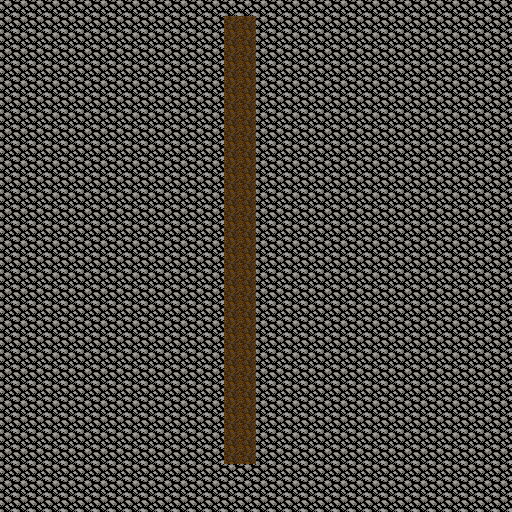

Rendered tile map (Tiled .tmx) drawn with the repository's tilesets; below, a short description and the full map source, tile grids included:
An orthogonal 32x32 tile map with 16x16 px tiles, 2 tile layers (base, walls) and 2 objects (player, door).

<map version="1.2" tiledversion="1.2.3" orientation="orthogonal" renderorder="right-down" width="32" height="32" tilewidth="16" tileheight="16" infinite="0" nextlayerid="4" nextobjectid="4">
 <tileset firstgid="1" name="addableTiles" tilewidth="16" tileheight="16" tilecount="62" columns="62">
  <image source="../images/tiles/addableTiles.png" trans="ffffff" width="992" height="16" />
 </tileset>
 <layer id="1" name="base" width="32" height="32">
  <data encoding="csv">
3,3,3,3,3,3,3,3,3,3,3,3,3,3,3,3,3,3,3,3,3,3,3,3,3,3,3,3,3,3,3,3,
3,3,3,3,3,3,3,3,3,3,3,3,3,3,3,3,3,3,3,3,3,3,3,3,3,3,3,3,3,3,3,3,
3,3,3,3,3,3,3,3,3,3,3,3,3,3,3,3,3,3,3,3,3,3,3,3,3,3,3,3,3,3,3,3,
3,3,3,3,3,3,3,3,3,3,3,3,3,3,3,3,3,3,3,3,3,3,3,3,3,3,3,3,3,3,3,3,
3,3,3,3,3,3,3,3,3,3,3,3,3,3,3,3,3,3,3,3,3,3,3,3,3,3,3,3,3,3,3,3,
3,3,3,3,3,3,3,3,3,3,3,3,3,3,3,3,3,3,3,3,3,3,3,3,3,3,3,3,3,3,3,3,
3,3,3,3,3,3,3,3,3,3,3,3,3,3,3,3,3,3,3,3,3,3,3,3,3,3,3,3,3,3,3,3,
3,3,3,3,3,3,3,3,3,3,3,3,3,3,3,3,3,3,3,3,3,3,3,3,3,3,3,3,3,3,3,3,
3,3,3,3,3,3,3,3,3,3,3,3,3,3,3,3,3,3,3,3,3,3,3,3,3,3,3,3,3,3,3,3,
3,3,3,3,3,3,3,3,3,3,3,3,3,3,3,3,3,3,3,3,3,3,3,3,3,3,3,3,3,3,3,3,
3,3,3,3,3,3,3,3,3,3,3,3,3,3,3,3,3,3,3,3,3,3,3,3,3,3,3,3,3,3,3,3,
3,3,3,3,3,3,3,3,3,3,3,3,3,3,3,3,3,3,3,3,3,3,3,3,3,3,3,3,3,3,3,3,
3,3,3,3,3,3,3,3,3,3,3,3,3,3,3,3,3,3,3,3,3,3,3,3,3,3,3,3,3,3,3,3,
3,3,3,3,3,3,3,3,3,3,3,3,3,3,3,3,3,3,3,3,3,3,3,3,3,3,3,3,3,3,3,3,
3,3,3,3,3,3,3,3,3,3,3,3,3,3,3,3,3,3,3,3,3,3,3,3,3,3,3,3,3,3,3,3,
3,3,3,3,3,3,3,3,3,3,3,3,3,3,3,3,3,3,3,3,3,3,3,3,3,3,3,3,3,3,3,3,
3,3,3,3,3,3,3,3,3,3,3,3,3,3,3,3,3,3,3,3,3,3,3,3,3,3,3,3,3,3,3,3,
3,3,3,3,3,3,3,3,3,3,3,3,3,3,3,3,3,3,3,3,3,3,3,3,3,3,3,3,3,3,3,3,
3,3,3,3,3,3,3,3,3,3,3,3,3,3,3,3,3,3,3,3,3,3,3,3,3,3,3,3,3,3,3,3,
3,3,3,3,3,3,3,3,3,3,3,3,3,3,3,3,3,3,3,3,3,3,3,3,3,3,3,3,3,3,3,3,
3,3,3,3,3,3,3,3,3,3,3,3,3,3,3,3,3,3,3,3,3,3,3,3,3,3,3,3,3,3,3,3,
3,3,3,3,3,3,3,3,3,3,3,3,3,3,3,3,3,3,3,3,3,3,3,3,3,3,3,3,3,3,3,3,
3,3,3,3,3,3,3,3,3,3,3,3,3,3,3,3,3,3,3,3,3,3,3,3,3,3,3,3,3,3,3,3,
3,3,3,3,3,3,3,3,3,3,3,3,3,3,3,3,3,3,3,3,3,3,3,3,3,3,3,3,3,3,3,3,
3,3,3,3,3,3,3,3,3,3,3,3,3,3,3,3,3,3,3,3,3,3,3,3,3,3,3,3,3,3,3,3,
3,3,3,3,3,3,3,3,3,3,3,3,3,3,3,3,3,3,3,3,3,3,3,3,3,3,3,3,3,3,3,3,
3,3,3,3,3,3,3,3,3,3,3,3,3,3,3,3,3,3,3,3,3,3,3,3,3,3,3,3,3,3,3,3,
3,3,3,3,3,3,3,3,3,3,3,3,3,3,3,3,3,3,3,3,3,3,3,3,3,3,3,3,3,3,3,3,
3,3,3,3,3,3,3,3,3,3,3,3,3,3,3,3,3,3,3,3,3,3,3,3,3,3,3,3,3,3,3,3,
3,3,3,3,3,3,3,3,3,3,3,3,3,3,3,3,3,3,3,3,3,3,3,3,3,3,3,3,3,3,3,3,
3,3,3,3,3,3,3,3,3,3,3,3,3,3,3,3,3,3,3,3,3,3,3,3,3,3,3,3,3,3,3,3,
3,3,3,3,3,3,3,3,3,3,3,3,3,3,3,3,3,3,3,3,3,3,3,3,3,3,3,3,3,3,3,3
</data>
 </layer>
 <layer id="2" name="walls" width="32" height="32">
  <data encoding="csv">
6,6,6,6,6,6,6,6,6,6,6,6,6,6,6,6,6,6,6,6,6,6,6,6,6,6,6,6,6,6,6,6,
6,6,6,6,6,6,6,6,6,6,6,6,6,6,0,0,6,6,6,6,6,6,6,6,6,6,6,6,6,6,6,6,
6,6,6,6,6,6,6,6,6,6,6,6,6,6,0,0,6,6,6,6,6,6,6,6,6,6,6,6,6,6,6,6,
6,6,6,6,6,6,6,6,6,6,6,6,6,6,0,0,6,6,6,6,6,6,6,6,6,6,6,6,6,6,6,6,
6,6,6,6,6,6,6,6,6,6,6,6,6,6,0,0,6,6,6,6,6,6,6,6,6,6,6,6,6,6,6,6,
6,6,6,6,6,6,6,6,6,6,6,6,6,6,0,0,6,6,6,6,6,6,6,6,6,6,6,6,6,6,6,6,
6,6,6,6,6,6,6,6,6,6,6,6,6,6,0,0,6,6,6,6,6,6,6,6,6,6,6,6,6,6,6,6,
6,6,6,6,6,6,6,6,6,6,6,6,6,6,0,0,6,6,6,6,6,6,6,6,6,6,6,6,6,6,6,6,
6,6,6,6,6,6,6,6,6,6,6,6,6,6,0,0,6,6,6,6,6,6,6,6,6,6,6,6,6,6,6,6,
6,6,6,6,6,6,6,6,6,6,6,6,6,6,0,0,6,6,6,6,6,6,6,6,6,6,6,6,6,6,6,6,
6,6,6,6,6,6,6,6,6,6,6,6,6,6,0,0,6,6,6,6,6,6,6,6,6,6,6,6,6,6,6,6,
6,6,6,6,6,6,6,6,6,6,6,6,6,6,0,0,6,6,6,6,6,6,6,6,6,6,6,6,6,6,6,6,
6,6,6,6,6,6,6,6,6,6,6,6,6,6,0,0,6,6,6,6,6,6,6,6,6,6,6,6,6,6,6,6,
6,6,6,6,6,6,6,6,6,6,6,6,6,6,0,0,6,6,6,6,6,6,6,6,6,6,6,6,6,6,6,6,
6,6,6,6,6,6,6,6,6,6,6,6,6,6,0,0,6,6,6,6,6,6,6,6,6,6,6,6,6,6,6,6,
6,6,6,6,6,6,6,6,6,6,6,6,6,6,0,0,6,6,6,6,6,6,6,6,6,6,6,6,6,6,6,6,
6,6,6,6,6,6,6,6,6,6,6,6,6,6,0,0,6,6,6,6,6,6,6,6,6,6,6,6,6,6,6,6,
6,6,6,6,6,6,6,6,6,6,6,6,6,6,0,0,6,6,6,6,6,6,6,6,6,6,6,6,6,6,6,6,
6,6,6,6,6,6,6,6,6,6,6,6,6,6,0,0,6,6,6,6,6,6,6,6,6,6,6,6,6,6,6,6,
6,6,6,6,6,6,6,6,6,6,6,6,6,6,0,0,6,6,6,6,6,6,6,6,6,6,6,6,6,6,6,6,
6,6,6,6,6,6,6,6,6,6,6,6,6,6,0,0,6,6,6,6,6,6,6,6,6,6,6,6,6,6,6,6,
6,6,6,6,6,6,6,6,6,6,6,6,6,6,0,0,6,6,6,6,6,6,6,6,6,6,6,6,6,6,6,6,
6,6,6,6,6,6,6,6,6,6,6,6,6,6,0,0,6,6,6,6,6,6,6,6,6,6,6,6,6,6,6,6,
6,6,6,6,6,6,6,6,6,6,6,6,6,6,0,0,6,6,6,6,6,6,6,6,6,6,6,6,6,6,6,6,
6,6,6,6,6,6,6,6,6,6,6,6,6,6,0,0,6,6,6,6,6,6,6,6,6,6,6,6,6,6,6,6,
6,6,6,6,6,6,6,6,6,6,6,6,6,6,0,0,6,6,6,6,6,6,6,6,6,6,6,6,6,6,6,6,
6,6,6,6,6,6,6,6,6,6,6,6,6,6,0,0,6,6,6,6,6,6,6,6,6,6,6,6,6,6,6,6,
6,6,6,6,6,6,6,6,6,6,6,6,6,6,0,0,6,6,6,6,6,6,6,6,6,6,6,6,6,6,6,6,
6,6,6,6,6,6,6,6,6,6,6,6,6,6,0,0,6,6,6,6,6,6,6,6,6,6,6,6,6,6,6,6,
6,6,6,6,6,6,6,6,6,6,6,6,6,6,6,6,6,6,6,6,6,6,6,6,6,6,6,6,6,6,6,6,
6,6,6,6,6,6,6,6,6,6,6,6,6,6,6,6,6,6,6,6,6,6,6,6,6,6,6,6,6,6,6,6,
6,6,6,6,6,6,6,6,6,6,6,6,6,6,6,6,6,6,6,6,6,6,6,6,6,6,6,6,6,6,6,6
</data>
 </layer>
 <objectgroup id="3" name="objectsLayer">
  <object id="1" name="player" gid="59" x="230.667" y="453" width="16" height="16" />
  <object id="2" name="door" gid="2" x="224" y="32" width="16" height="16" />
 </objectgroup>
</map>
